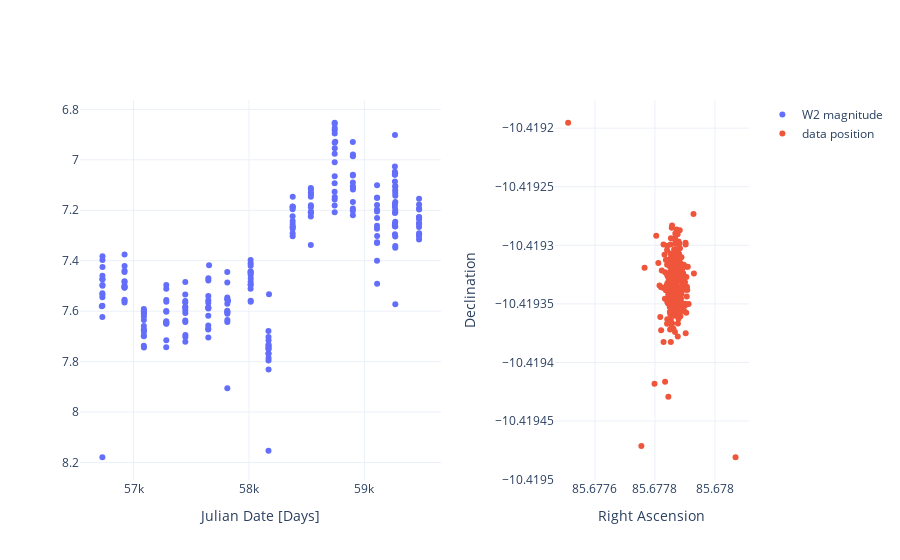

Here is the notebook cell this chart was saved with:
### Code cell
import plotly.express as px
import plotly.graph_objects as go
from plotly.subplots import make_subplots

fig = make_subplots(1, 2, column_widths=[0.65, 0.35],
                    horizontal_spacing=0.17)

fig.add_trace(
    go.Scatter(x=tab.mjd, y=tab.w2mag, mode='markers', name='W2 magnitude'),
    row=1, col=1, 
    
)
fig.update_yaxes(autorange="reversed", row=1, col=1)
fig.add_trace(
    go.Scatter(x=tab.ra, y=tab.dec, mode='markers', name='data position'),
    row=1, col=2
)

fig.update_layout(template='plotly_white',
                xaxis1_title='Julian Date [Days]', 
                yaxis2_title='Declination',
                xaxis2_title='Right Ascension',
                margin_autoexpand=True
            )

fig.show()

### Figure 1 — Plotly figure (JSON) as saved in the notebook; plotly's stock layout.template omitted (floating-point values rounded to 4 significant figures; data arrays with more than 128 entries replaced by an {"elided": "..."} marker saying what was removed)
{"data": [{"mode": "markers", "name": "W2 magnitude", "type": "scatter", "x": {"elided": "241 float values"}, "xaxis": "x", "y": {"elided": "241 float values"}, "yaxis": "y"}, {"mode": "markers", "name": "data position", "type": "scatter", "x": {"elided": "241 float values"}, "xaxis": "x2", "y": {"elided": "241 float values"}, "yaxis": "y2"}], "layout": {"margin": {"autoexpand": true}, "xaxis": {"anchor": "y", "domain": [0, 0.5395], "title": {"text": "Julian Date [Days]"}}, "xaxis2": {"anchor": "y2", "domain": [0.7095, 1], "title": {"text": "Right Ascension"}}, "yaxis": {"anchor": "x", "autorange": "reversed", "domain": [0, 1]}, "yaxis2": {"anchor": "x2", "domain": [0, 1], "title": {"text": "Declination"}}}}
